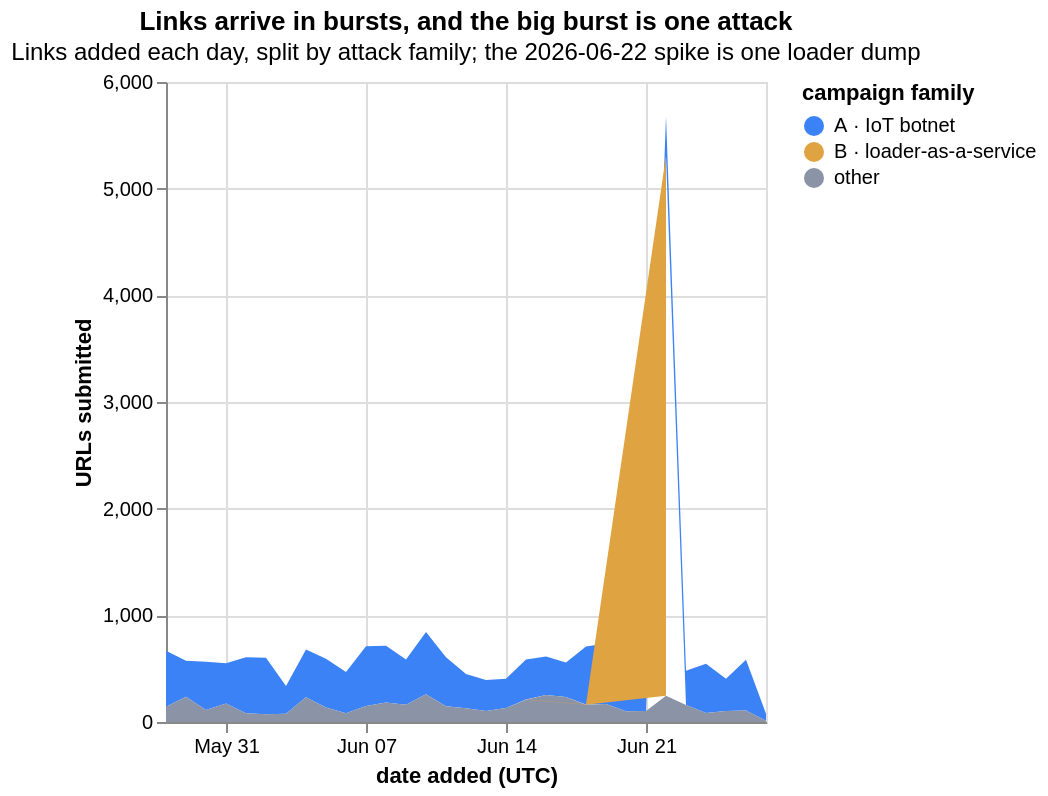

The specification (Vega-Lite) saved for this image:
### Vega-Lite specification from a JSON file in a GitHub repository (floating-point values rounded to 4 significant figures)
{"$schema": "https://vega.github.io/schema/vega-lite/v5.json", "title": {"text": "Links arrive in bursts, and the big burst is one attack", "subtitle": "Links added each day, split by attack family; the 2026-06-22 spike is one loader dump"}, "width": "container", "height": 320, "data": {"values": [{"day": "2026-05-28", "family": "A", "count": 527}, {"day": "2026-05-28", "family": "other", "count": 142}, {"day": "2026-05-29", "family": "A", "count": 339}, {"day": "2026-05-29", "family": "other", "count": 236}, {"day": "2026-05-30", "family": "A", "count": 452}, {"day": "2026-05-30", "family": "other", "count": 113}, {"day": "2026-05-31", "family": "A", "count": 378}, {"day": "2026-05-31", "family": "other", "count": 173}, {"day": "2026-06-01", "family": "A", "count": 524}, {"day": "2026-06-01", "family": "other", "count": 83}, {"day": "2026-06-02", "family": "A", "count": 531}, {"day": "2026-06-02", "family": "other", "count": 72}, {"day": "2026-06-03", "family": "A", "count": 260}, {"day": "2026-06-03", "family": "other", "count": 77}, {"day": "2026-06-04", "family": "A", "count": 449}, {"day": "2026-06-04", "family": "other", "count": 231}, {"day": "2026-06-05", "family": "A", "count": 457}, {"day": "2026-06-05", "family": "other", "count": 137}, {"day": "2026-06-06", "family": "A", "count": 386}, {"day": "2026-06-06", "family": "other", "count": 82}, {"day": "2026-06-07", "family": "A", "count": 560}, {"day": "2026-06-07", "family": "other", "count": 150}, {"day": "2026-06-08", "family": "A", "count": 533}, {"day": "2026-06-08", "family": "other", "count": 183}, {"day": "2026-06-09", "family": "A", "count": 425}, {"day": "2026-06-09", "family": "other", "count": 162}, {"day": "2026-06-10", "family": "A", "count": 583}, {"day": "2026-06-10", "family": "other", "count": 260}, {"day": "2026-06-11", "family": "A", "count": 460}, {"day": "2026-06-11", "family": "other", "count": 148}, {"day": "2026-06-12", "family": "A", "count": 321}, {"day": "2026-06-12", "family": "other", "count": 129}, {"day": "2026-06-13", "family": "A", "count": 291}, {"day": "2026-06-13", "family": "other", "count": 103}, {"day": "2026-06-14", "family": "A", "count": 274}, {"day": "2026-06-14", "family": "other", "count": 132}, {"day": "2026-06-15", "family": "A", "count": 374}, {"day": "2026-06-15", "family": "B", "count": 2}, {"day": "2026-06-15", "family": "other", "count": 209}, {"day": "2026-06-16", "family": "A", "count": 361}, {"day": "2026-06-16", "family": "other", "count": 254}, {"day": "2026-06-17", "family": "A", "count": 323}, {"day": "2026-06-17", "family": "other", "count": 235}, {"day": "2026-06-18", "family": "A", "count": 544}, {"day": "2026-06-18", "family": "B", "count": 1}, {"day": "2026-06-18", "family": "other", "count": 162}, {"day": "2026-06-19", "family": "A", "count": 568}, {"day": "2026-06-19", "family": "other", "count": 169}, {"day": "2026-06-20", "family": "A", "count": 418}, {"day": "2026-06-20", "family": "other", "count": 100}, {"day": "2026-06-21", "family": "A", "count": 446}, {"day": "2026-06-21", "family": "other", "count": 104}, {"day": "2026-06-22", "family": "A", "count": 372}, {"day": "2026-06-22", "family": "B", "count": 5063}, {"day": "2026-06-22", "family": "other", "count": 246}, {"day": "2026-06-23", "family": "A", "count": 321}, {"day": "2026-06-23", "family": "other", "count": 159}, {"day": "2026-06-24", "family": "A", "count": 461}, {"day": "2026-06-24", "family": "other", "count": 84}, {"day": "2026-06-25", "family": "A", "count": 301}, {"day": "2026-06-25", "family": "other", "count": 104}, {"day": "2026-06-26", "family": "A", "count": 476}, {"day": "2026-06-26", "family": "other", "count": 108}, {"day": "2026-06-27", "family": "A", "count": 65}, {"day": "2026-06-27", "family": "other", "count": 12}]}, "mark": {"type": "area", "tooltip": true}, "encoding": {"x": {"field": "day", "type": "temporal", "title": "date added (UTC)"}, "y": {"field": "count", "type": "quantitative", "stack": "zero", "title": "URLs submitted"}, "color": {"field": "family", "type": "nominal", "title": "campaign family", "scale": {"domain": ["A", "B", "other"], "range": ["#3b82f6", "#e0a341", "#8a94a6"]}, "legend": {"labelExpr": "datum.label == 'A' ? 'A · IoT botnet' : datum.label == 'B' ? 'B · loader-as-a-service' : 'other'"}}}}
